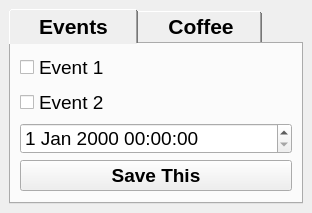
<?xml version="1.0" encoding="UTF-8"?>
<ui version="4.0">
 <class>MainWindow</class>
 <widget class="QMainWindow" name="MainWindow">
  <property name="geometry">
   <rect>
    <x>0</x>
    <y>0</y>
    <width>307</width>
    <height>208</height>
   </rect>
  </property>
  <property name="windowTitle">
   <string>Little Helper :)</string>
  </property>
  <property name="styleSheet">
   <string notr="true">QTabBar::tab {
	padding: 5px;
	padding-left: 30px;
	padding-right: 30px;
}</string>
  </property>
  <widget class="QWidget" name="centralwidget">
   <layout class="QVBoxLayout" name="verticalLayout">
    <item>
     <widget class="QTabWidget" name="tabWidget">
      <property name="font">
       <font>
        <pointsize>16</pointsize>
        <weight>75</weight>
        <bold>true</bold>
       </font>
      </property>
      <property name="currentIndex">
       <number>0</number>
      </property>
      <widget class="QWidget" name="tab">
       <attribute name="title">
        <string>Events</string>
       </attribute>
       <layout class="QVBoxLayout" name="verticalLayout_2">
        <item>
         <widget class="QCheckBox" name="CB_event1">
          <property name="font">
           <font>
            <pointsize>14</pointsize>
           </font>
          </property>
          <property name="text">
           <string>Event 1</string>
          </property>
         </widget>
        </item>
        <item>
         <widget class="QCheckBox" name="CB_event2">
          <property name="font">
           <font>
            <pointsize>14</pointsize>
           </font>
          </property>
          <property name="text">
           <string>Event 2</string>
          </property>
         </widget>
        </item>
        <item>
         <widget class="QDateTimeEdit" name="dateTimeEdit">
          <property name="font">
           <font>
            <pointsize>14</pointsize>
           </font>
          </property>
         </widget>
        </item>
        <item>
         <widget class="QPushButton" name="PB_save">
          <property name="font">
           <font>
            <pointsize>14</pointsize>
            <weight>75</weight>
            <bold>true</bold>
           </font>
          </property>
          <property name="text">
           <string>Save This</string>
          </property>
         </widget>
        </item>
       </layout>
      </widget>
      <widget class="QWidget" name="tab_2">
       <attribute name="title">
        <string>Coffee</string>
       </attribute>
       <layout class="QGridLayout" name="gridLayout">
        <item row="0" column="2">
         <widget class="QPushButton" name="PB_add">
          <property name="font">
           <font>
            <pointsize>18</pointsize>
            <weight>75</weight>
            <bold>true</bold>
           </font>
          </property>
          <property name="text">
           <string>+1</string>
          </property>
         </widget>
        </item>
        <item row="0" column="0">
         <widget class="QPushButton" name="PB_subtract">
          <property name="font">
           <font>
            <pointsize>18</pointsize>
            <weight>75</weight>
            <bold>true</bold>
           </font>
          </property>
          <property name="text">
           <string>-1</string>
          </property>
         </widget>
        </item>
        <item row="0" column="1">
         <widget class="QLabel" name="L_money">
          <property name="minimumSize">
           <size>
            <width>100</width>
            <height>0</height>
           </size>
          </property>
          <property name="font">
           <font>
            <pointsize>16</pointsize>
           </font>
          </property>
          <property name="text">
           <string>- nn,nn €</string>
          </property>
          <property name="alignment">
           <set>Qt::AlignCenter</set>
          </property>
         </widget>
        </item>
        <item row="1" column="0">
         <widget class="QLineEdit" name="LE_money">
          <property name="font">
           <font>
            <pointsize>16</pointsize>
           </font>
          </property>
         </widget>
        </item>
        <item row="1" column="1" colspan="2">
         <widget class="QPushButton" name="PB_pay">
          <property name="font">
           <font>
            <pointsize>18</pointsize>
            <weight>75</weight>
            <bold>true</bold>
           </font>
          </property>
          <property name="text">
           <string>Pay</string>
          </property>
         </widget>
        </item>
       </layout>
      </widget>
     </widget>
    </item>
   </layout>
  </widget>
 </widget>
 <resources/>
 <connections/>
</ui>
